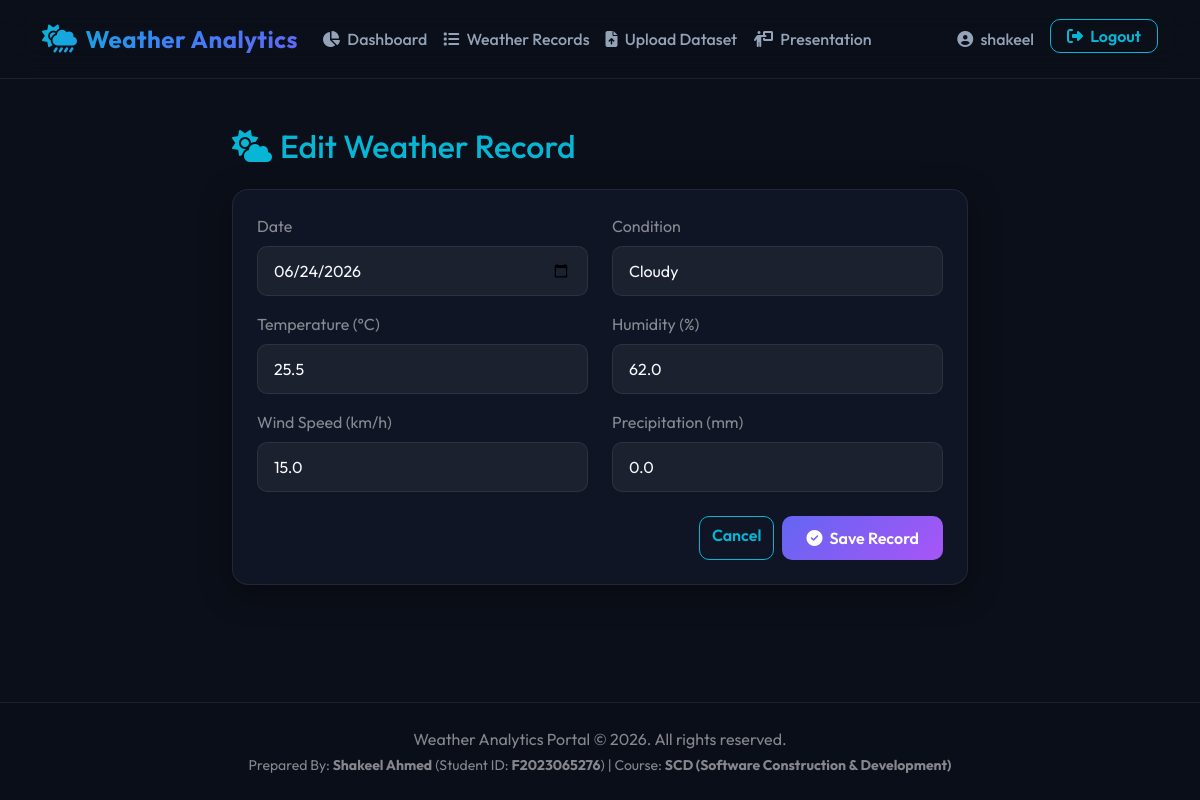
The page /records/24/edit/ (signed in) on the database as committed earlier.
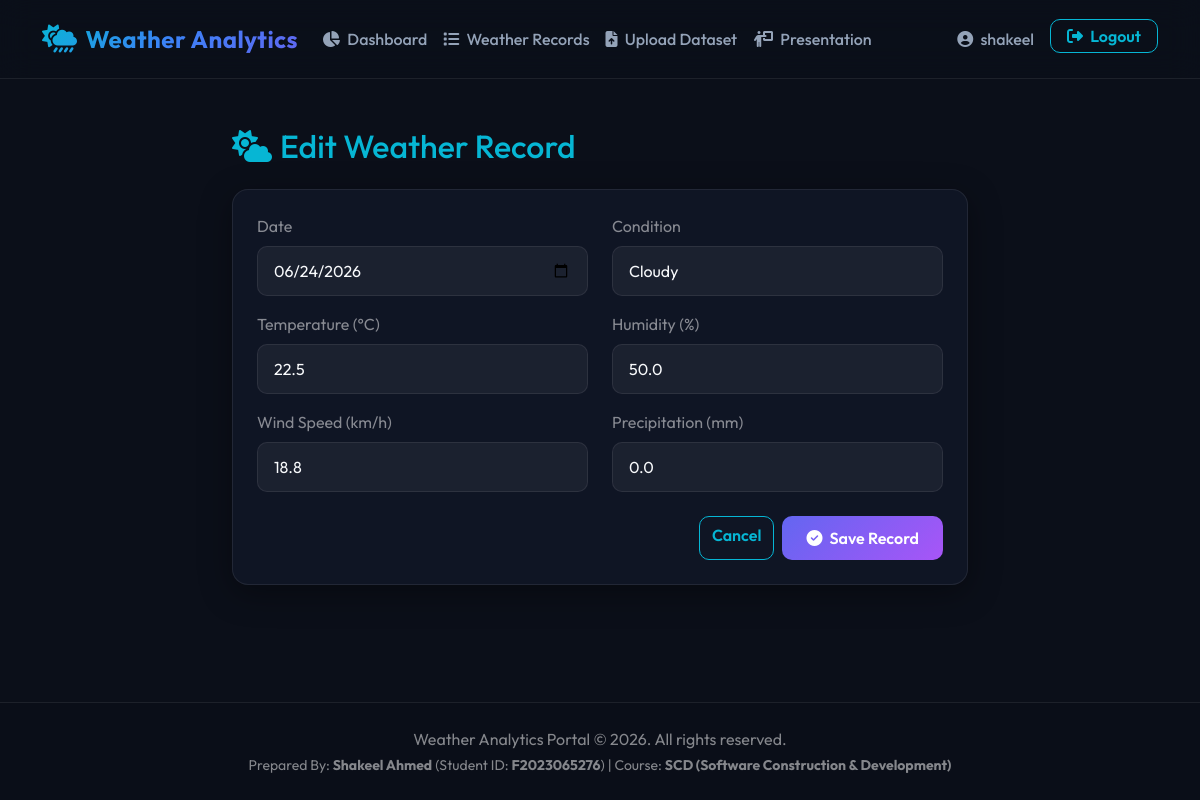
The same page on the database as committed later.
### analytics/models.py (models this page shows, shortened)
class WeatherRecord(models.Model):
    CONDITION_CHOICES = [
        ('Sunny', 'Sunny'),
        ('Rainy', 'Rainy'),
        ('Cloudy', 'Cloudy'),
        ('Snowy', 'Snowy'),
        ('Stormy', 'Stormy'),
        ('Windy', 'Windy'),
    ]
    date = models.DateField()
    time = models.TimeField(null=True, blank=True)
    city = models.CharField(max_length=100, default='New York')
    temperature = models.FloatField(help_text="Temperature in Celsius")
    humidity = models.FloatField(help_text="Humidity percentage")
    wind_speed = models.FloatField(help_text="Wind speed in km/h")
    precipitation = models.FloatField(help_text="Precipitation in mm")
    condition = models.CharField(max_length=50, choices=CONDITION_CHOICES)
    created_at = models.DateTimeField(auto_now_add=True)
    updated_at = models.DateTimeField(auto_now=True)
    class Meta:
        ordering = ['-date']
        unique_together = ('date', 'city')

### analytics/views.py (the view)
# urls.py: path('records/<int:pk>/edit/', views.record_update_view, name='record_edit'),
@login_required
def record_update_view(request, pk):
    record = get_object_or_404(WeatherRecord, pk=pk)
    if request.method == 'POST':
        form = WeatherRecordForm(request.POST, instance=record)
        if form.is_valid():
            form.save()
            messages.success(request, "Weather record updated successfully!")
            return redirect('record_list')
        else:
            messages.error(request, "Failed to update record. Please verify inputs.")
    else:
        form = WeatherRecordForm(instance=record)
    return render(request, 'analytics/record_form.html', {'form': form, 'title': 'Edit Weather Record'})

### analytics/forms.py
class WeatherRecordForm(forms.ModelForm):
    class Meta:
        model = WeatherRecord
        fields = ['date', 'city', 'temperature', 'humidity', 'wind_speed', 'precipitation', 'condition']
        widgets = {
            'date': forms.DateInput(attrs={'type': 'date', 'class': 'form-control form-control-custom'}),
            'city': forms.TextInput(attrs={'class': 'form-control form-control-custom'}),
            'temperature': forms.NumberInput(attrs={'class': 'form-control form-control-custom', 'step': '0.1', 'placeholder': 'e.g. 24.5'}),
            'humidity': forms.NumberInput(attrs={'class': 'form-control form-control-custom', 'step': '0.1', 'placeholder': 'e.g. 60'}),
            'wind_speed': forms.NumberInput(attrs={'class': 'form-control form-control-custom', 'step': '0.1', 'placeholder': 'e.g. 15.2'}),
            'precipitation': forms.NumberInput(attrs={'class': 'form-control form-control-custom', 'step': '0.1', 'placeholder': 'e.g. 0.0'}),
            'condition': forms.Select(attrs={'class': 'form-select form-control-custom'}),
        }

### templates/analytics/record_form.html (shortened to what this page needs)
{% extends 'base.html' %}
{% block content %}
<div class="row justify-content-center animate-fade-in">
    <div class="col-md-8">
        <h2 class="mb-4 text-cyan"><i class="fa-solid fa-cloud-sun me-2"></i>{{ title }}</h2>
        <div class="card glass-card p-4">
            <form method="post">
                <div class="row">
                    <div class="col-md-6 mb-3">
                        <label for="{{ form.date.id_for_label }}" class="form-label text-white-50">Date</label>
                        {{ form.date }}
                    </div>
                    <div class="col-md-6 mb-3">
                        <label for="{{ form.condition.id_for_label }}" class="form-label text-white-50">Condition</label>
                        {{ form.condition }}
                    </div>
                </div>
                <div class="row">
                    <div class="col-md-6 mb-3">
                        <label for="{{ form.temperature.id_for_label }}" class="form-label text-white-50">Temperature (°C)</label>
                        {{ form.temperature }}
                    </div>
                    <div class="col-md-6 mb-3">
                        <label for="{{ form.humidity.id_for_label }}" class="form-label text-white-50">Humidity (%)</label>
                        {{ form.humidity }}
                    </div>
                </div>
                <div class="row">
                    <div class="col-md-6 mb-4">
                        <label for="{{ form.wind_speed.id_for_label }}" class="form-label text-white-50">Wind Speed (km/h)</label>
                        {{ form.wind_speed }}
                    </div>
                    <div class="col-md-6 mb-4">
                        <label for="{{ form.precipitation.id_for_label }}" class="form-label text-white-50">Precipitation (mm)</label>
                        {{ form.precipitation }}
                    </div>
                </div>
                <div class="d-flex justify-content-end gap-2">
                    <a href="{% url 'record_list' %}" class="btn btn-outline-custom">
                        Cancel
                    </a>
                    <button type="submit" class="btn btn-grad">
                        <i class="fa-solid fa-circle-check me-1"></i> Save Record
                    </button>
                </div>
            </form>
        </div>
    </div>
</div>
{% endblock %}

Rows that differ between the two databases and show on the page:
changed WeatherRecord "Cloudy": temperature "25.5" → "22.5"; humidity "62.0" → "50.0"; wind_speed "15.0" → "18.8"
